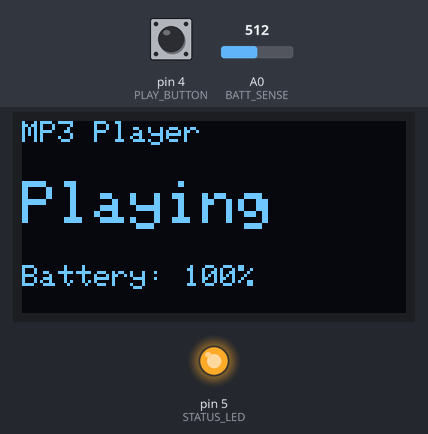
Simulated run of this sketch. Board: Arduino Uno, built with avr-gcc and run on an emulated ATmega328P. Shown: 128×64 one-colour display, output pins drawn as LEDs (lit = HIGH). The test bench sets the inputs (shaded band); at power-on: pin 4 (PLAY_BUTTON) HIGH, A0 (BATT_SENSE) = 512. The audio player accepts every command and is not drawn.

Above: at 1.7 s.
1.8 s: pin 4 (PLAY_BUTTON) pulled LOW for 0.4 s
At 2.8 s:
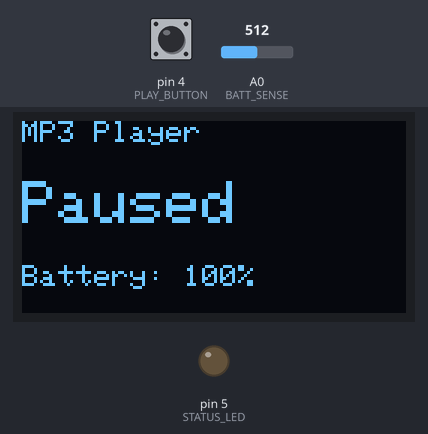
3.7 s: A0 (BATT_SENSE) set to 306
At 4.7 s:
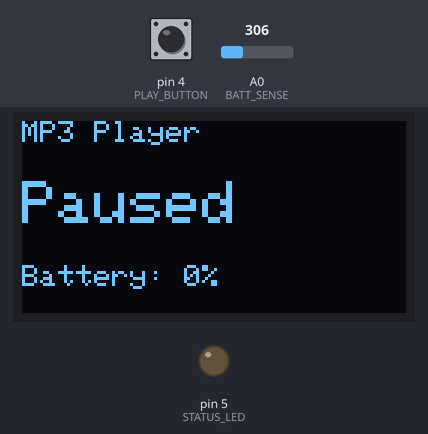
5.4 s: pin 4 (PLAY_BUTTON) pulled LOW for 1 s
At 6.5 s:
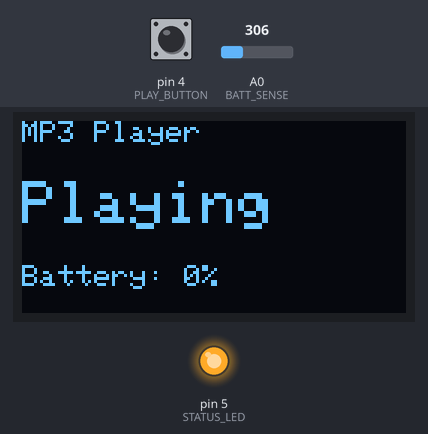
7.9 s: pin 4 (PLAY_BUTTON) pulled LOW for 3.2 s
At 8.7 s:
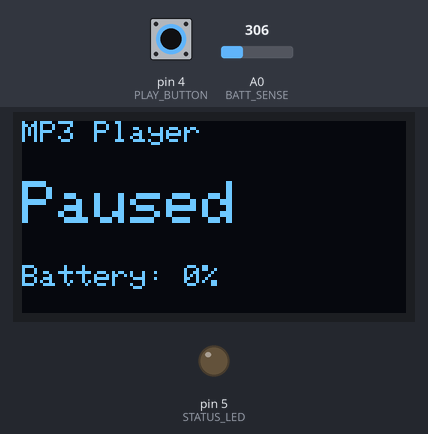
Timing chart, 0 to 10.9 s (numbered marks = the images above; inputs shaded):
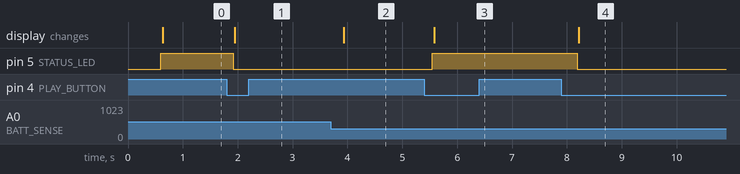

Measured:
- after the input at 1.8 s, pin 5 (STATUS_LED): HIGH → LOW after 0.12 s; the display: changes after 0.15 s (image 1)
- after the input at 3.7 s, the display: changes after 0.23 s (image 2)
- after the input at 5.4 s, pin 5 (STATUS_LED): LOW → HIGH after 0.15 s; the display: changes after 0.18 s (image 3)
- after the input at 7.9 s, pin 5 (STATUS_LED): HIGH → LOW after 0.29 s; the display: changes after 0.32 s (image 4)

The sketch:

firmware.ino
```cpp
#include <SoftwareSerial.h>
#include <Wire.h>
#include <Adafruit_GFX.h>
#include <Adafruit_SSD1306.h>
#include <DFRobotDFPlayerMini.h>

#define RX_PIN 0
#define TX_PIN 1
#define PLAY_BUTTON 4
#define STATUS_LED 5
#define BATT_SENSE A0

#define SCREEN_WIDTH 128
#define SCREEN_HEIGHT 64
Adafruit_SSD1306 display(SCREEN_WIDTH, SCREEN_HEIGHT, &Wire, -1);

SoftwareSerial mp3Serial(RX_PIN, TX_PIN);
DFRobotDFPlayerMini mp3;

bool isPlaying = false;
unsigned long lastDebounce = 0;
int lastButtonState = HIGH;


int batteryPercentage() {
  int adc = analogRead(BATT_SENSE);
  float voltage = (adc / 1023.0) * 5.0;

  voltage *= 2.0;
  int percent = map(voltage * 100, 330, 420, 0, 100);
  percent = constrain(percent, 0, 100);
  return percent;
}

void setup() {
  pinMode(PLAY_BUTTON, INPUT_PULLUP);
  pinMode(STATUS_LED, OUTPUT);

  mp3Serial.begin(9600);
  Serial.begin(9600);

  if (!display.begin(SSD1306_SWITCHCAPVCC, 0x3C)) {
    while (1);
  }
  display.clearDisplay();
  display.setTextColor(SSD1306_WHITE);
  display.setTextSize(1);

  display.setCursor(0, 10);
  display.println("Initializing DFPlayer...");
  display.display();

  if (!mp3.begin(mp3Serial)) {
    display.clearDisplay();
    display.setCursor(0, 10);
    display.println("DFPlayer not found!");
    display.display();
    while (true);
  }

  mp3.volume(20);
  mp3.play(1);
  isPlaying = true;
  digitalWrite(STATUS_LED, HIGH);
}

void loop() {
  int buttonState = digitalRead(PLAY_BUTTON);
  if (buttonState == LOW && lastButtonState == HIGH && millis() - lastDebounce > 300) {
    lastDebounce = millis();
    if (isPlaying) {
      mp3.pause();
      isPlaying = false;
      digitalWrite(STATUS_LED, LOW);
    } else {
      mp3.start();
      isPlaying = true;
      digitalWrite(STATUS_LED, HIGH);
    }
  }
  lastButtonState = buttonState;

  display.clearDisplay();
  display.setCursor(0, 0);
  display.setTextSize(1);
  display.println("MP3 Player");
  display.setTextSize(2);
  display.setCursor(0, 20);
  display.println(isPlaying ? "Playing" : "Paused");

  display.setTextSize(1);
  display.setCursor(0, 48);
  display.print("Battery: ");
  display.print(batteryPercentage());
  display.println("%");

  display.display();
  delay(300);
}
```
